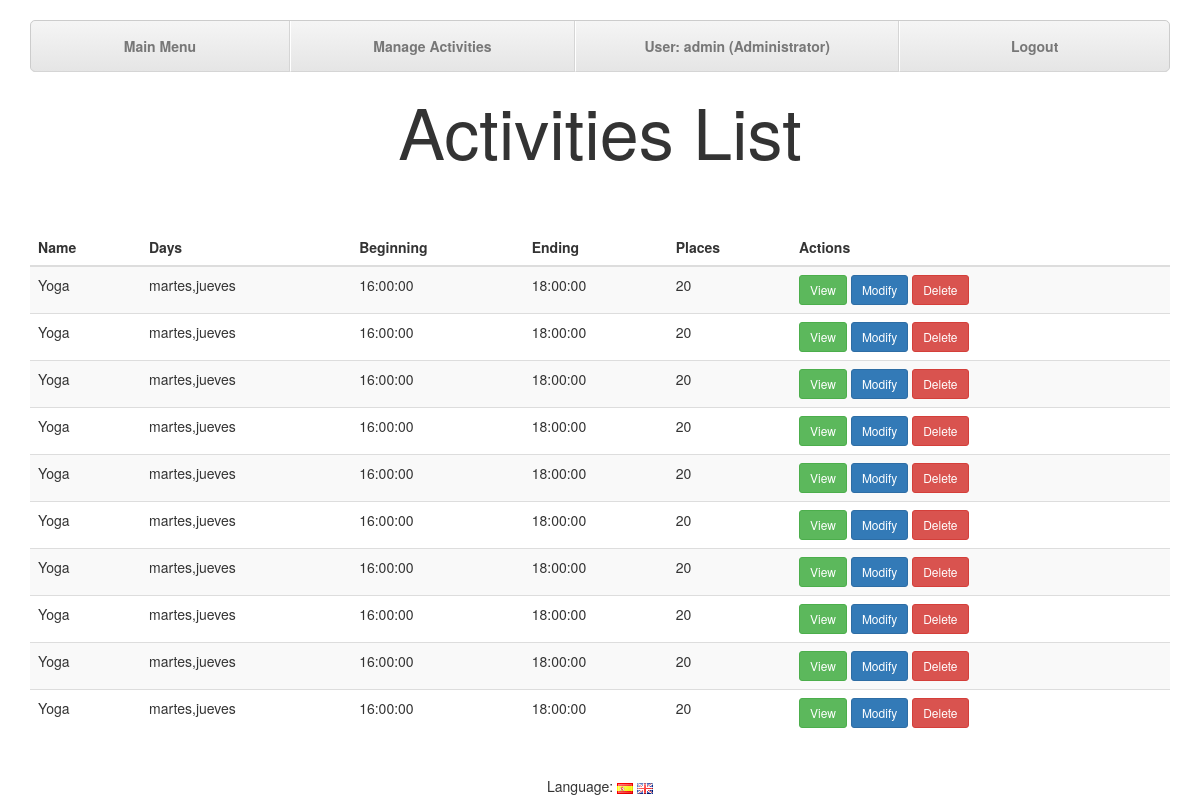
/index.php?controller=activities&action=activitiesList (signed in), run on an earlier commit of the app's database.
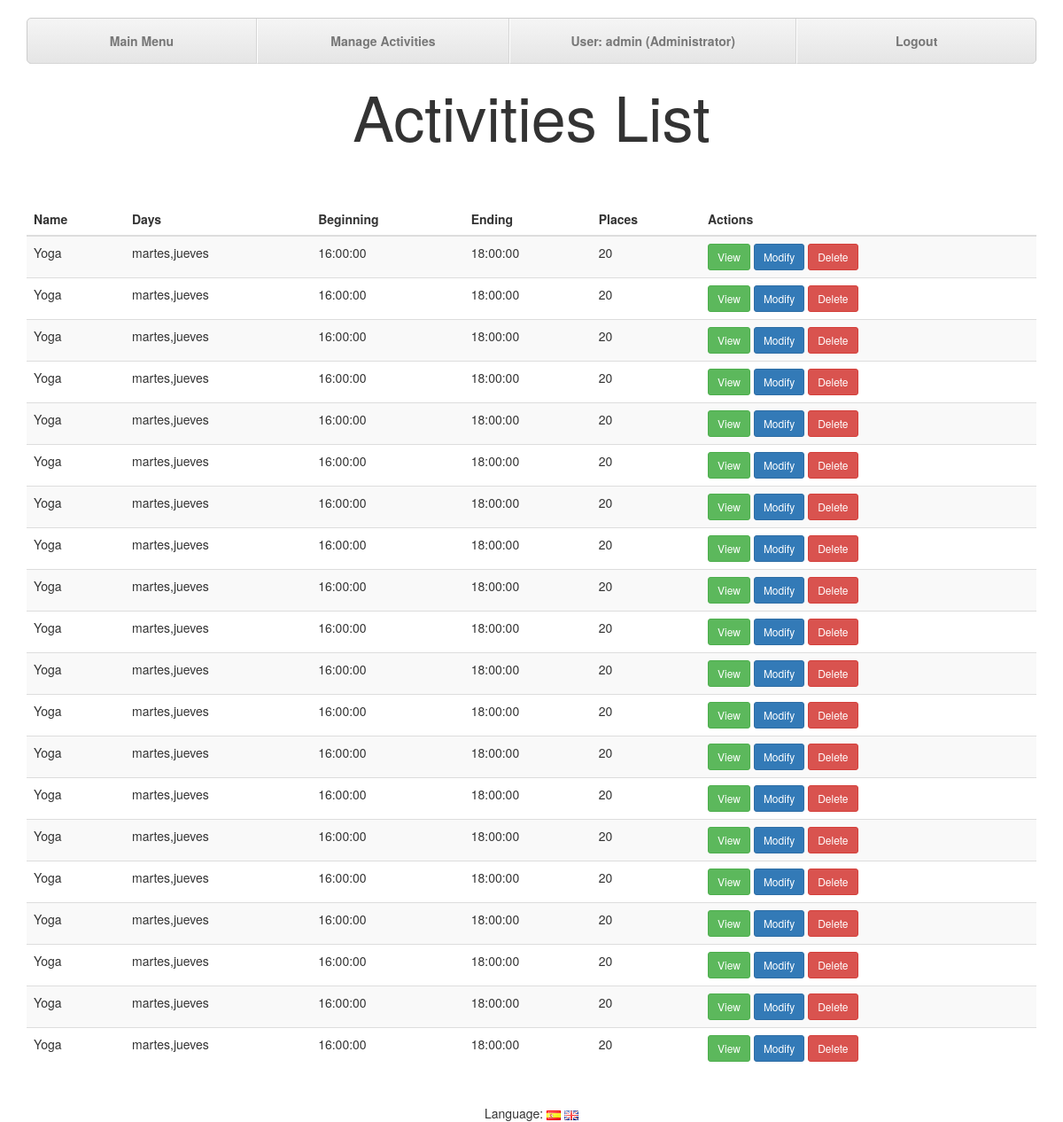
And on a later commit of the database.
### tables this page shows
CREATE TABLE activities (
	id INT(11) NOT NULL AUTO_INCREMENT,
	nombre VARCHAR(255) NOT NULL,
	descripcion VARCHAR(20000),
	dia SET ('lunes', 'martes', 'miercoles', 'jueves', 'viernes', 'sabado', 'domingo'),
	hora_inicio TIME,
	hora_fin TIME,
	plazas INT(11),
	entrenador INT(11),

	PRIMARY KEY (id),
	FOREIGN KEY (entrenador) REFERENCES users(id)
);

### core/ViewManager.php (called while the page is built, shortened)
<?php
class ViewManager {
	private $fragmentContents = array();
	private $variables = array();
	private $currentFragment = self::DEFAULT_FRAGMENT;
	private $layout = "default";
	private function saveCurrentFragment() {
		$this->fragmentContents[$this->currentFragment].=ob_get_contents();
	}
	public function moveToFragment($name) {
		$this->currentFragment = $name;
	}
	public function getFragment($fragment, $default="") {
		return $this->fragmentContents[$fragment];
	}
	public function setVariable($varname, $value, $flash=false) {
		$this->variables[$varname] = $value;
	}
	public function getVariable($varname, $default=NULL) {
		if (!isset($this->variables[$varname])) {
			return $default;
		}
		return $this->variables[$varname];
	}
	public function setLayout($layout) {
		$this->layout = $layout;
	}
	public function render($controller, $viewname) {
		include(__DIR__."/../view/$controller/$viewname.php");
		$this->renderLayout();
	}
	private function renderLayout() {
		include(__DIR__."/../view/layouts/".$this->layout.".php");
	}
	private static $viewmanager_singleton = NULL;
	public static function getInstance() {
		if (self::$viewmanager_singleton == null) {
			self::$viewmanager_singleton = new ViewManager();
		}
		return self::$viewmanager_singleton;
	}
}

### controller/ActivitiesController.php (called while the page is built, shortened)
<?php
require_once(__DIR__."/../core/ViewManager.php");
require_once(__DIR__."/../core/I18n.php");
require_once(__DIR__."/../model/Activity.php");
require_once(__DIR__."/../model/ActivityMapper.php");
 class ActivitiesController extends BaseController{
	private $activityMapper;
	public function __construct() {
		$this->activityMapper = new ActivityMapper();
	}
	public function activitiesList(){
		$activities = $this->activityMapper->findAll();
		$this->view->setVariable("activities", $activities);
		$this->view->setLayout("default");
		$this->view->render("activities", "activitiesList");
	}
 }

### index.php (called while the page is built, shortened)
<?php
function run() {
	try {
		$controller = loadController($_GET["controller"]);
		$actionName = $_GET["action"];
		$controller->$actionName();
	} catch(Exception $ex) {
		die(i18n("An error has ocurred.<br>").$ex->getMessage());
	}
}
function loadController($controllerName) {
	return new $controllerClassName();
}
run();
?>

### core/I18n.php (called while the page is built, shortened)
<?php
class I18n {
	private $messages;
	public function setLanguage($language) {
		$this->messages = $i18n_messages;
	}
	public function i18n($key) {
		if (isset($this->messages[$key])){
			return $this->messages[$key];
		}else{
			return $key;
		}
	}
	private static $i18n_singleton = null;
	public static function getInstance() {
		if (self::$i18n_singleton == NULL) {
			self::$i18n_singleton = new I18n();
		}
		return self::$i18n_singleton;
	}
}
function i18n($key) {
	return I18n::getInstance()->i18n($key);
}

### model/Activity.php (called while the page is built, shortened)
<?php
class Activity{
	private $id;
	private $nombre;
	private $dia;
	private $hora_inicio;
	private $hora_fin;
	private $plazas;
	public function __construct($id=NULL, $nombre=NULL, $descripcion=NULL, $dia=NULL, $hora_inicio=NULL, $hora_fin=NULL, $plazas=0, $entrenador=NULL) {
		$this->id=$id;
		$this->nombre=$nombre;
		$this->dia=$dia;
		$this->hora_inicio=$hora_inicio;
		$this->hora_fin=$hora_fin;
		$this->plazas=$plazas;
	}
	public function getId(){
		return $this->id;
	}
	public function getNombre(){
		return $this->nombre;
	}
	public function getDia(){
		return $this->dia;
	}
	public function getHoraInicio(){
		return $this->hora_inicio;
	}
	public function getHoraFin(){
		return $this->hora_fin;
	}
	public function getPlazas(){
		return $this->plazas;
	}
}

### model/ActivityMapper.php (called while the page is built, shortened)
<?php
require_once(__DIR__."/../core/PDOConnection.php");
class ActivityMapper {
	private $db;
	public function __construct() {
		$this->db = PDOConnection::getInstance();
	}
	public function findAll() {
		$stmt = $this->db->query("SELECT * FROM activities");
		$activities_db = $stmt->fetchAll(PDO::FETCH_ASSOC);
		$activities = array();
		foreach ($activities_db as $activity) {
			array_push($activities, new Activity($activity["id"], $activity["nombre"], $activity["descripcion"], $activity["dia"], $activity["hora_inicio"], $activity["hora_fin"], $activity["plazas"], $activity["entrenador"]));
		}
		return $activities;
	}
}

### core/PDOConnection.php (called while the page is built)
<?php
class PDOConnection {
	private static $dbhost = "127.0.0.1";
	private static $dbname = "gesgym";
	private static $dbuser = "gguser";
	private static $dbpass = "ggpass";
	private static $db_singleton = null;
	public static function getInstance() {
		if (self::$db_singleton == null) {
			self::$db_singleton = new PDO(
				"mysql:host=".self::$dbhost.";dbname=".self::$dbname.";charset=utf8",
				self::$dbuser,
				self::$dbpass,
				array(
					PDO::ATTR_EMULATE_PREPARES => false,
					PDO::ATTR_ERRMODE => PDO::ERRMODE_EXCEPTION
				)
			);
		}
		return self::$db_singleton;
	}
}
?>

### view/activities/activitiesList.php (the view, shortened to what this page needs)
<?php
require_once(__DIR__."/../../core/ViewManager.php");
$view = ViewManager::getInstance();
$activities= $view->getVariable("activities");
$view->setVariable("title", i18n("GesGym - Activities List"));
$currentusertype = $view->getVariable("currentusertype");
?>
			<h1><?=i18n("Activities List")?></h1>
			<div class="container">
				<div class="table-responsive">
					<table class="table table-striped table-hover">
						<thead>
							<tr>
								<th><?=i18n("Name")?></th>
								<th><?=i18n("Days")?></th>
								<th><?=i18n("Beginning")?></th>
								<th><?=i18n("Ending")?></th>
								<th><?=i18n("Places")?></th>
								<th><?=i18n("Actions")?></th>
							</tr>
						</thead>
						<tbody>
<?php foreach ($activities as $activity): ?>
							<tr>
								<td><?=$activity->getNombre()?></td>
								<td><?=$activity->getDia()?></td>
								<td><?=$activity->getHoraInicio()?></td>
								<td><?=$activity->getHoraFin()?></td>
								<td><?=$activity->getPlazas()?></td>
								<td>
									<a class="btn btn-sm btn-success" href="index.php?controller=activities&amp;action=view&amp;id=<?=$activity->getId()?>"><?=i18n("View")?></a>
<?php if($currentusertype == "administrador"){ ?>
									<a class="btn btn-sm btn-primary" href="index.php?controller=activities&amp;action=edit&amp;id=<?=$activity->getId()?>"><?=i18n("Modify")?></a>
									<form id="<?=$activity->getId()?>"  method="POST" action="index.php?controller=activities&amp;action=delete&amp;id=<?=$activity->getId()?>">
										<a class="btn btn-sm btn-danger" onclick="eliminar('<?=i18n("Are you sure?")?>','<?=$activity->getId()?>')"><?=i18n("Delete")?></a>
									</form>
<?php } ?>
								</td>
							</tr>
<?php endforeach; ?>
						</tbody>
					</table>
				</div>
			</div>
<?=$view->moveToFragment("css")?>		<link rel="stylesheet" type="text/css" href="css/activitiesList.css">

### view/layouts/default.php (shortened to what this page needs)
<?php
$view = ViewManager::getInstance();
$currentuser = $view->getVariable("currentusername");
$currentusertype = $view->getVariable("currentusertype");
?><!DOCTYPE html>
<html>
	<head>
		<link rel="stylesheet" type="text/css" href="bootstrap/css/bootstrap.css"/>
		<link rel="stylesheet" type="text/css" href="css/layoutStyle.css"/>
	</head>
	<body>
		<header>
			<div class="container">
				<ul class="nav nav-justified">
					<li><a href="index.php?controller=users&amp;action=mainMenu"><?=i18n("Main Menu")?></a></li>
<?php if( ($view->getVariable("title")) == i18n("GesGym - Activities List")){?>
					<li><a id="list" href="index.php?controller=activities&amp;action=activitiesMenu"><?=i18n("Manage Activities")?></a></li>
<?php } ?>
					<li><a id="user"><?=i18n("User")?>: <?=sprintf($currentuser)?> (<?php if($currentusertype == "deportista"){print i18n("Sportsman");}
																					      if($currentusertype == "administrador"){print i18n("Administrator");} ?>)</a></li>
					<li><a href="index.php?controller=users&amp;action=logout"><?=i18n("Logout")?></a></li>
				</ul>
			</div>
		</header>
		<main>
<?=$view->getFragment(ViewManager::DEFAULT_FRAGMENT)?>
		</main>
		<footer>
<?php include(__DIR__."/languageSelect.php"); ?>
		</footer>
	</body>
</html>

### view/layouts/languageSelect.php (shortened to what this page needs)
<?=i18n("Language")?>:
<a href="index.php?controller=languages&amp;action=change&amp;lang=es"><img src="img/es.gif" alt="<?=i18n("Spanish")?>"></a>
<a href="index.php?controller=languages&amp;action=change&amp;lang=en"><img src="img/en.gif" alt="<?=i18n("English")?>"></a>

### css/layoutStyle.css (style rules this page uses)
header { margin-top: 20px; }
h1 { text-align: center; padding-bottom: 50px; font-size: 70px; }
.nav-justified { background-color: #eee; border: 1px solid #ccc; border-radius: 5px; }
.nav-justified > li > a { padding-top: 15px; padding-bottom: 15px; margin-bottom: 0; font-weight: bold; color: #777; text-align: center; background-color: #e5e5e5; background-image: -webkit-gradient(linear, left top, left bottom, from(#f5f5f5), to(#e5e5e5)); background-image: -webkit-linear-gradient(top, #f5f5f5 0%, #e5e5e5 100%); background-image: -o-linear-gradient(top, #f5f5f5 0%, #e5e5e5 100%); background-image: linear-gradient(to bottom, #f5f5f5 0%,#e5e5e5 100%); filter: progid:DXImageTransform.Microsoft.gradient( startColorstr='#f5f5f5', endColorstr='#e5e5e5',GradientType=0 ); background-repeat: repeat-x; border-bottom: 1px solid #d5d5d5; }
.nav-justified > li:first-child > a { border-radius: 5px 5px 0 0; }
.nav-justified > li:last-child > a { border-radius: 0 0 5px 5px; }
@media (min-width: 768px) { .nav-justified { max-height: 52px; } }
@media (min-width: 768px) { .nav-justified > li > a { border-right: 1px solid #d5d5d5; border-left: 1px solid #fff; } }
@media (min-width: 768px) { .nav-justified > li:first-child > a { border-left: 0; border-radius: 5px 0 0 5px; } }
@media (min-width: 768px) { .nav-justified > li:last-child > a { border-right: 0; border-radius: 0 5px 5px 0; } }
footer { text-align: center; margin-top: 20px; }

### css/activitiesList.css (style rules this page uses)
h1 { text-align: center; }
form { display: inline; }

What changed in the data, as far as the page shows it:
added activities: nombre "Yoga", dia "martes,jueves", hora_inicio "16:00:00", hora_fin "18:00:00", plazas "20"
added activities: nombre "Yoga", dia "martes,jueves", hora_inicio "16:00:00", hora_fin "18:00:00", plazas "20"
added activities: nombre "Yoga", dia "martes,jueves", hora_inicio "16:00:00", hora_fin "18:00:00", plazas "20"
added activities: nombre "Yoga", dia "martes,jueves", hora_inicio "16:00:00", hora_fin "18:00:00", plazas "20"
added activities: nombre "Yoga", dia "martes,jueves", hora_inicio "16:00:00", hora_fin "18:00:00", plazas "20"
added activities: nombre "Yoga", dia "martes,jueves", hora_inicio "16:00:00", hora_fin "18:00:00", plazas "20"
added activities: nombre "Yoga", dia "martes,jueves", hora_inicio "16:00:00", hora_fin "18:00:00", plazas "20"
added activities: nombre "Yoga", dia "martes,jueves", hora_inicio "16:00:00", hora_fin "18:00:00", plazas "20"
added activities: nombre "Yoga", dia "martes,jueves", hora_inicio "16:00:00", hora_fin "18:00:00", plazas "20"
added activities: nombre "Yoga", dia "martes,jueves", hora_inicio "16:00:00", hora_fin "18:00:00", plazas "20"
